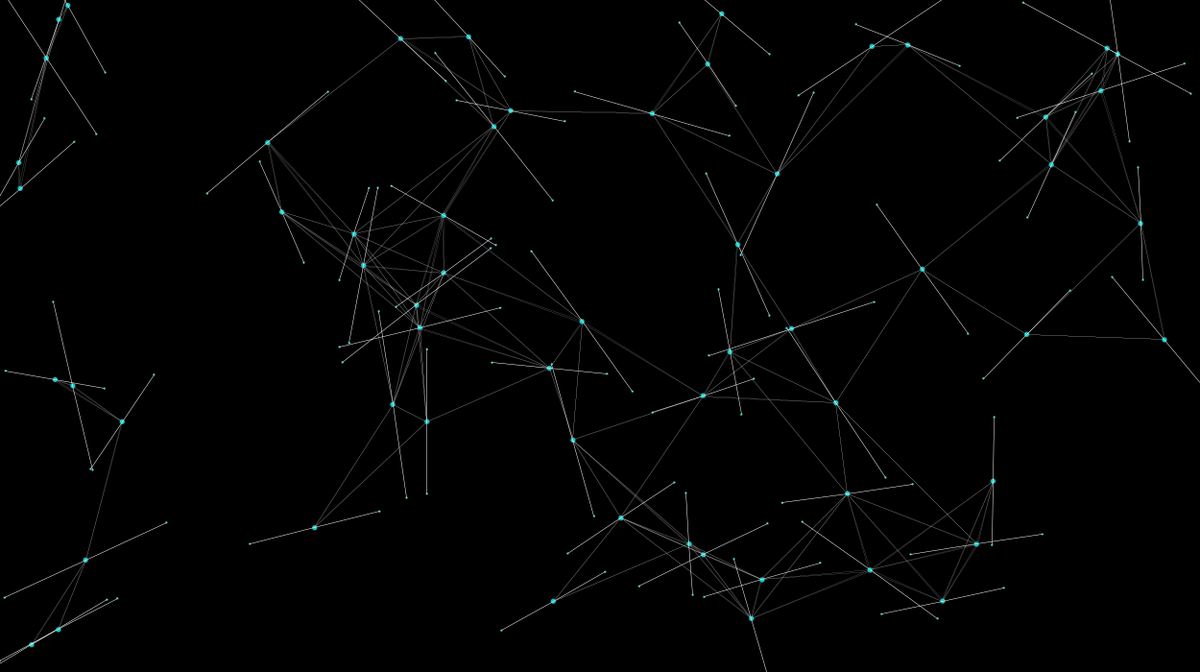
Frame 1 (no input)
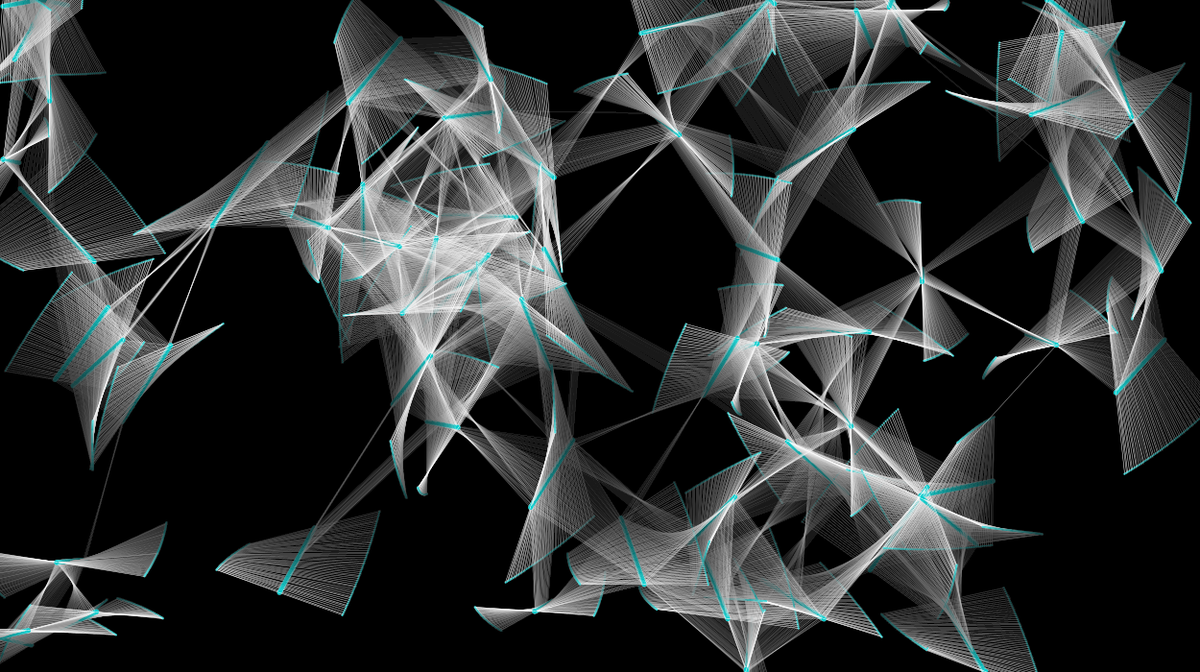
Frame 60 (the mouse pressed at the canvas centre just before this capture)
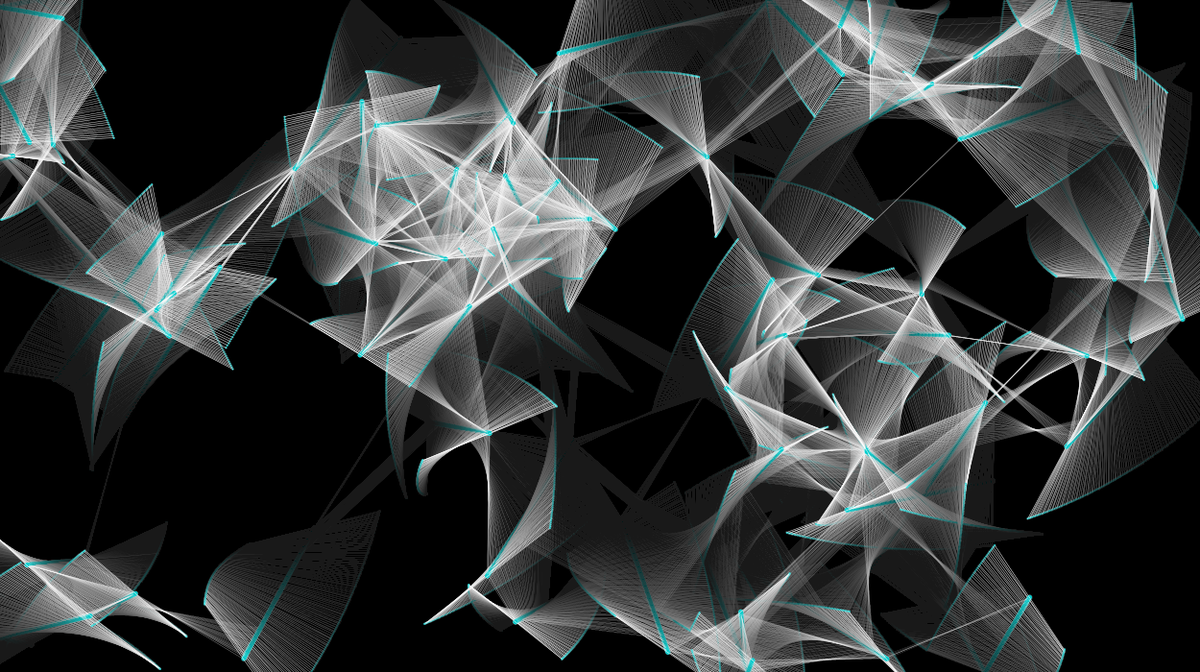
Frame 120 (the mouse held since frame 60 and released just before this capture)

The Processing sketch that drew these frames (run headless with seeded random() and noise(); from frame 60 on, the mouse is pressed at the canvas centre):

// Processing sketch: processing_164393
// ── processing_164393.pde


//declare dispaly counts
int ballCount=60;



float[] centerX=new float[ballCount];
float[] centerY=new float[ballCount];
float[] speedX=new float[ballCount];
float[] speedY=new float[ballCount];
float[] scalar=new float[ballCount];  
float[] angle=new float[ballCount];


//background setup
float k=0;
float exponentX=1;
float exponentY=1;



void setup() {
  size(1250, 700);
  frameRate(50);
  background(0);

  // original data
  for (int i=0; i<ballCount; i++) {
    centerX[i]=random(0, width);
    centerY[i]=random(0, height);

    speedX[i]=random(-1.5, 1.5);
    speedY[i]=random(-1.5, 1.5);

    scalar[i]=random(50, 100);
    angle[i]=random(TWO_PI);
  }
}



void draw() {
  //renew background and delay effect
  noStroke();
  fill(0, 5);
  rect(0, 0, width, height);
  k+=0.1;
  //back to start situation
  if (k==1) {
    k=0;
    background(0, 25, 30);
  }


  // big ball move
  for (int i=0; i<ballCount; i++) {

    centerX[i]+=pow(speedX[i], exponentX);
    centerY[i]+=pow(speedY[i], exponentY);


    // combine big ball rule
    for (int j = 0; j<ballCount; j++) {
      stroke(255);
      strokeWeight(0.01);
      if (abs(centerX[i]-centerX[j])<150 && abs(centerY[i]-centerY[j])<150) {
        line(centerX[i], centerY[i], centerX[j], centerY[j]);
      }
    }

    //display big ball


    ball(centerX[i], centerY[i], scalar[i], angle[i]);

    // define the edge
    if (centerX[i]>width)speedX[i] = speedX[i]*-1;
    if (centerX[i]<0)speedX[i] = speedX[i]*-1;
    if (centerY[i]>height)speedY[i] = speedY[i]*-1;
    if (centerY[i]<0)speedY[i] = speedY[i]*-1;

    //small ball circle moving
    angle[i]+=0.01;
  }
}

void ball(float ballX, float ballY, float ballScalar, float ballAngle) {

  //big ball
  fill(0, 204, 204);
  ellipse(ballX, ballY, 5, 5);

  //small ball
  ellipse(ballX+ballScalar*cos(ballAngle), ballY+ballScalar*sin(ballAngle), 2, 2);
  ellipse(ballX+ballScalar*cos(ballAngle+PI), ballY+ballScalar*sin(ballAngle+PI), 2, 2);

  //balls group connect line
  stroke(255);
  strokeWeight(0.5);
  line(ballX, ballY, ballX+ballScalar*cos(ballAngle), ballY+ballScalar*sin(ballAngle));
  line(ballX, ballY, ballX+ballScalar*cos(ballAngle+PI), ballY+ballScalar*sin(ballAngle+PI));
}
